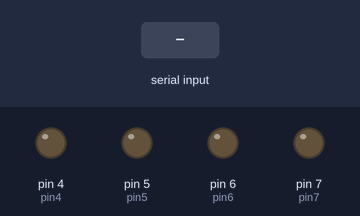
Bench run of a sketch on a simulated Arduino Uno, built with avr-gcc and run on an emulated ATmega328P. On the bench: output pins drawn as LEDs (lit = HIGH). The test bench sets the inputs (shaded band).

Above: at 1.2 s.
1.3 s: "1" received over Serial
At 2.2 s:
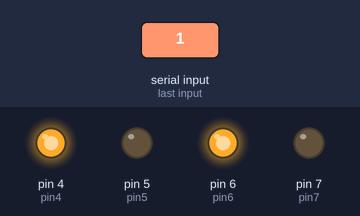
2.8 s: "3" received over Serial
At 3.3 s:
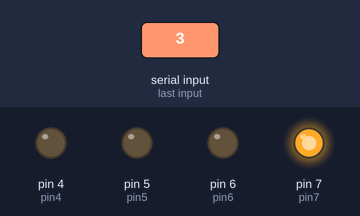
4.3 s: "4" received over Serial
At 5.5 s:
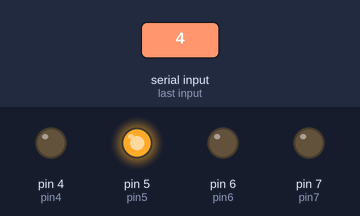
5.8 s: "2" received over Serial
At 6.8 s:
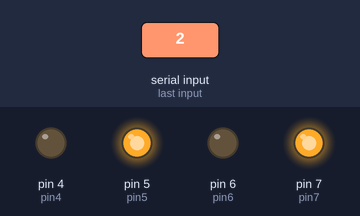
7.3 s: "6" received over Serial
At 7.9 s:
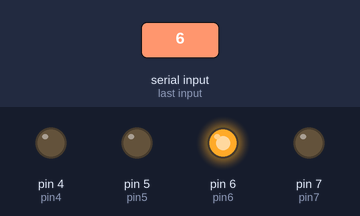
8.8 s: "5" received over Serial
At 9.1 s:
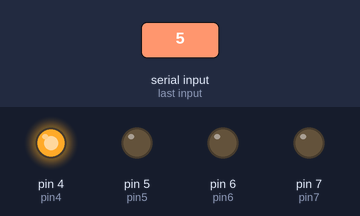
Timing chart, 0 to 11.3 s (numbered marks = the images above; inputs shaded):
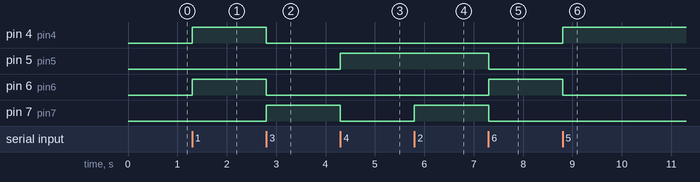

Measured:
- after the input at 1.3 s, pin 4 (pin4), pin 6 (pin6): LOW → HIGH at once
- after the input at 2.8 s, pin 4 (pin4), pin 6 (pin6): HIGH → LOW at once; pin 7 (pin7): LOW → HIGH at once
- after the input at 4.3 s, pin 5 (pin5): LOW → HIGH at once; pin 7 (pin7): HIGH → LOW at once
- after the input at 5.8 s, pin 7 (pin7): LOW → HIGH at once
- after the input at 7.3 s, pin 5 (pin5), pin 7 (pin7): HIGH → LOW at once; pin 6 (pin6): LOW → HIGH at once
- after the input at 8.8 s, pin 4 (pin4): LOW → HIGH at once; pin 6 (pin6): HIGH → LOW at once

The sketch:

RC_Car.ino.ino
```cpp
#define CMD_DIGITALWRITE 10
#include <SoftwareSerial.h>
#define START_CMD_CHAR '*'
#define END_CMD_CHAR '#'
#define DIV_CMD_CHAR '|'
int state = 0;
int pin7=7;
int pin4=4;
int pin5=5;
int pin6=6;

void setup() {
pinMode(pin7, OUTPUT);
pinMode(pin4, OUTPUT);
pinMode(pin5, OUTPUT);
pinMode(pin6, OUTPUT);

digitalWrite(pin7, LOW);
digitalWrite(pin4, LOW);
digitalWrite(pin5, LOW);
digitalWrite(pin6, LOW);


Serial.begin(9600);
Serial.flush();

}
void loop() {
if (Serial.available() < 1) return; // if serial empty, return to loop().

if(Serial.available() > 0){ // Checks whether data is comming from the serial port
state = Serial.read(); // Reads the data from the serial port
}
/// FORWORD
if (state == '1') { //UP
digitalWrite(pin7, LOW);
digitalWrite(pin4, HIGH);
digitalWrite(pin6, HIGH);
digitalWrite(pin5, LOW);


}

else if (state == '3') {  //LEFT
digitalWrite(pin7, HIGH);
digitalWrite(pin6, LOW);
digitalWrite(pin4, LOW);
digitalWrite(pin5, LOW);


}
else if (state == '4') {  //RIGHT

digitalWrite(pin7, LOW);
digitalWrite(pin4, LOW);
digitalWrite(pin6, LOW);
digitalWrite(pin5, HIGH);

}

/// BACKWORD
else if (state == '2') { //DOWN
digitalWrite(pin7, HIGH);
digitalWrite(pin4, LOW);
digitalWrite(pin6, LOW);
digitalWrite(pin5, HIGH);
}

else if (state == '6') {  //LEFT
digitalWrite(pin7, LOW);
digitalWrite(pin4, LOW);
digitalWrite(pin6, HIGH);
digitalWrite(pin5, LOW);

}
else if (state == '5') {  //RIGHT
digitalWrite(pin7, LOW);
digitalWrite(pin6, LOW);
digitalWrite(pin4, HIGH);
digitalWrite(pin5, LOW);


}

 /// tos top the car
else if (state == '0') {
digitalWrite(pin7, LOW);
digitalWrite(pin4, LOW);
digitalWrite(pin5, LOW);
digitalWrite(pin6, LOW);
state='0';
return;


}
}
```
